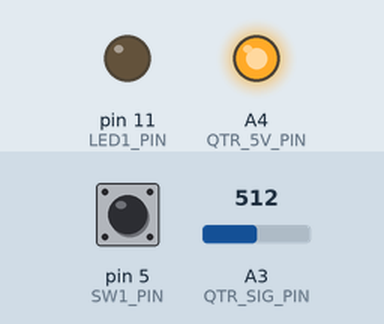
Simulated run of this sketch. Board: Arduino Uno, built with avr-gcc and run on an emulated ATmega328P. Shown: output pins drawn as LEDs (lit = HIGH). Inputs (shaded band) come from the test bench; at power-on: pin 5 (SW1_PIN) HIGH, A3 (QTR_SIG_PIN) = 512. What the sketch prints to the serial monitor is not drawn.

Above: at 1.2 s.
1.3 s: pin 5 (SW1_PIN) pulled LOW for 0.25 s
At 1.5 s:
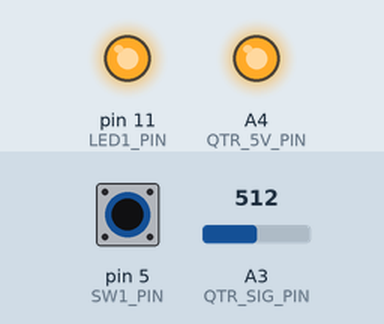
3.1 s: pin 5 (SW1_PIN) pulled LOW for 3.2 s
At 6.7 s:
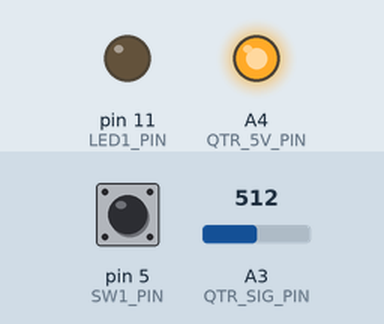
Timing chart, 0 to 8.2 s (numbered marks = the images above; inputs shaded):
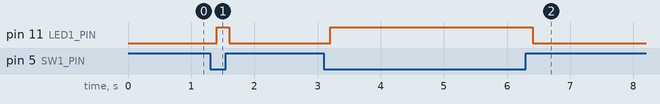

Measured:
- after the input at 1.3 s, pin 11 (LED1_PIN): LOW → HIGH after 0.10 s, → LOW 0.20 s later
- after the input at 3.1 s, pin 11 (LED1_PIN): LOW → HIGH after 0.11 s, → LOW 3.2 s later

The sketch:

Section_4.ino
```cpp
#define SW1_PIN 5
#define LED1_PIN 11
#define QTR_SIG_PIN A3
#define QTR_5V_PIN A4
#define QTR_GND_PIN A5

#define MSEC_SAMPLE 200

boolean isSwPressed;
unsigned int adcQTR;

void setup(){
  pinMode(SW1_PIN, INPUT_PULLUP);

  pinMode(LED1_PIN, OUTPUT);  digitalWrite(LED1_PIN, LOW);

  pinMode(QTR_SIG_PIN, INPUT);
  pinMode(QTR_GND_PIN, OUTPUT);  digitalWrite(QTR_GND_PIN, LOW);
  pinMode(QTR_5V_PIN, OUTPUT); digitalWrite(QTR_5V_PIN, HIGH);

  //
  //

  Serial.begin(9600);
  Serial.println(F("Lab 2: Analog Sensor Reading\n"));
}

void loop(){
  // scan input and condition it (low to hi true)
  isSwPressed = !digitalRead(SW1_PIN);
  digitalWrite(LED1_PIN, isSwPressed);

  adcQTR = analogRead(QTR_SIG_PIN);  // 0..1023 output
  Serial.println(adcQTR);
  delay(MSEC_SAMPLE);
} // loop()
```
